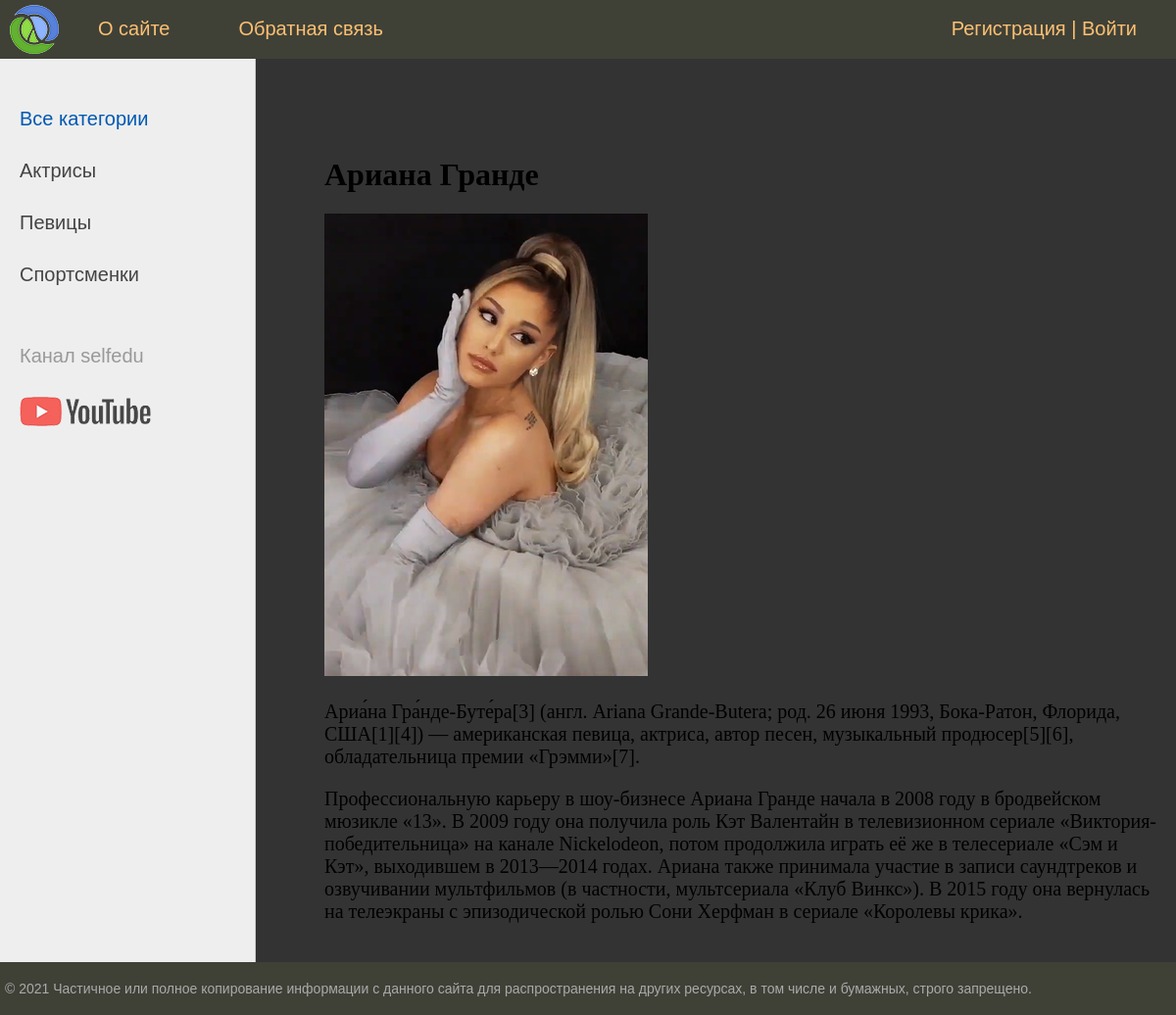
The app's page /post/ariana-grande/ with its own data.
### women/models.py (models this page shows, shortened)
class Category(models.Model):
    name = models.CharField(max_length=100, db_index=True, verbose_name="Категория")
    slug = models.SlugField(max_length=255, unique=True, db_index=True, verbose_name="URL")
    def get_absolute_url(self):
        return reverse("category", kwargs={"cat_slug": self.slug})
    class Meta:
        verbose_name = "Категория"
        verbose_name_plural = "Категории"

class Women(models.Model):
    title = models.CharField(max_length=255, verbose_name="Заголовок")
    slug = models.SlugField(max_length=255, unique=True, db_index=True, verbose_name="URL")
    content = models.TextField(blank=True, verbose_name="Содержание")
    photo = models.ImageField(upload_to="photos/%Y/%m/%d/", verbose_name="Фото")
    time_create = models.DateTimeField(auto_now_add=True, verbose_name="Время создания")
    time_update = models.DateTimeField(auto_now=True, verbose_name="Время обновления")
    is_published = models.BooleanField(default=True, verbose_name="Факт Публикации")
    cat = models.ForeignKey("Category", on_delete=models.PROTECT)  # PROTECT - удаление запрещено.
    def __str__(self):
        return self.title
    class Meta:
        verbose_name = "Известные женщины"
        verbose_name_plural = "Известные женщины"
        ordering = ["id"]

### women/views.py (the view)
# urls.py: path("post/<slug:post_slug>/", ShowPost.as_view(), name="post"),
class ShowPost(DataMixin, DetailView):
    model = Women
    template_name = "women/post.html"
    slug_url_kwarg = "post_slug"  # Имя аргумента, который берётся из urls.py как <slug:post_slug>.
    context_object_name = "post"
    def get_context_data(self, *, object_list=None, **kwargs):
        context = super().get_context_data(**kwargs)
        c_def = self.get_user_context(title=context["post"])
        for key, val in c_def.items():
            context[key] = val
        return context

### women/utils.py (called while the page is built)
    def get_user_context(self, **kwargs):
        context = kwargs
        cats = Category.objects.annotate(Count("women"))
        user_menu = menu.copy()
        if not self.request.user.is_authenticated:
            user_menu.pop(1)
        context["menu"] = user_menu
        context["cats"] = cats
        if "cat_selected" not in context:
            context["cat_selected"] = 0
        return context

### women/templates/women/post.html
{% extends 'women/base.html' %}
{% block content %}
<h1>{{title}}</h1>
{% if post.photo %}
<p><img class="img-article left" src="{{post.photo.url}}"></p>
{% endif %}
{{post.content|linebreaks }}
{% endblock %}

### women/templates/women/base.html (shortened to what this page needs)
{% load static %}
<!DOCTYPE html>
<html>
<head>
    <link type="text/css" href="{% static 'women/css/styles.css' %}" rel="stylesheet"/>
</head>
<body>
<table class="table-page" border=0 cellpadding="0" cellspacing="0">
    <tr>
        <td valign=top>
            {% block mainmenu %}
            <div class="header">
                <ul id="mainmenu" class="mainmenu">
                    <li class="logo"><a href="{% url 'home' %}">
                        <div class="logo"></div>
                    </a></li>
                    {% for m in menu %}
                    {% if not forloop.last %}
                    <li><a href="{% url m.url_name %}">{{m.title}}</a></li>
                    {% endif %}
                    {% endfor %}
                    {% if request.user.is_authenticated %}
                    <li class="last">{{ user.username }} | <a href="{% url 'logout' %}">Выйти</a>
                    </li>
                    {%else%}
                    <li class="last">
                        <a href="{% url 'register' %}">Регистрация</a> | <a href="{% url 'login'%}">Войти</a>
                    </li>
                    {% endif %}
                </ul>
            </div>
            {% endblock mainmenu %}
            <table class="table-content" border=0 cellpadding="0" cellspacing="0">
                <tr>
                    <td valign="top" class="left-chapters">
                        <ul id="leftchapters">
                            {% if cat_selected == 0 %}
                            <li class="selected">Все категории</li>
                            {% else %}
                            <li><a href="{% url 'home' %}">Все категории</a></li>
                            {% endif %}
                            {% for c in cats %}
                            {% if c.women__count > 0 %}
                            {% if c.pk == cat_selected %}
                            <li class="selected">{{c.name}}</li>
                            {% else %}
                            <li><a href="{{ c.get_absolute_url }}">{{c.name}}</a></li>
                            {% endif %}
                            {%endif%}
                            {% endfor %}
                            <li class="share">
                                <p>Канал selfedu</p>
                                <a class="share-yt"
                                   href="https://www.youtube.com/channel/UClJzWfGWuGJL2t-3dYKcHTA/playlists"
                                   target="_blank" rel="nofollow"></a>
                            </li>
                        </ul>
                    </td>
                    <td valign="top" class="content">
                        <div class="content-text">
                            {% block content %}
                            {% endblock %}
                        </div>
                    </td>
                </tr>
            </table>
        </td>
    </tr>
    <tr>
        <td valign=top>
            <div id="footer">
                <p>&copy; 2021 Частичное или полное копирование информации с данного сайта для
                    распространения на других ресурсах, в том числе и бумажных, строго запрещено.</p>
            </div>
        </td>
    </tr>
</table>
</body>
</html>

### women/static/women/css/styles.css (style rules this page uses)
html, body { font-family: 'Arial'; background-color: #333333; margin: 0; padding: 0; height: 100%; width: 100%; color: #444; }
a { color: #0059b2; text-decoration: none; }
img { max-width: 600px; height: auto; }
.table-page { width: 100%; height: 100%; vertical-align: top; }
.table-page tr { height: 100%; }
.header { background: #3F4137; height: 60px; }
.logo { background: url('../images/logo.png') no-repeat 10px 5px; width: 70px; height: 60px; }
ul.mainmenu { list-style: none; margin: 0; padding: 0; height: 60px; color: #fdc073; font-size: 20px; overflow: hidden; }
ul.mainmenu li { float: left; margin: 18px 40px 0 30px; }
ul.mainmenu li.logo { margin: 0; }
ul.mainmenu li.last { float: right; }
ul.mainmenu li a { color: #fdc073; text-decoration: none; }
.table-content { width: 100%; min-height: 100%; height: 100%; }
.left-chapters { margin: 0; background: #eee; border-right: 1px solid #ccc; min-height: 100%; }
.left-chapters ul { width: 230px; min-height: 100%; margin: 0; padding: 20px 10px 10px 20px; list-style: none; font-size: 20px; }
.left-chapters ul li { margin: 30px 0 0 0; color: #999; }
.left-chapters ul li.selected { color: #0059b2; }
.left-chapters ul li a { color: #444; text-decoration: none; }
.left-chapters ul li.share { margin: 60px 0 0 0; }
.left-chapters ul li.share p { margin: 30px 0 30px 0; }
.left-chapters ul li.share a { display: inline-block; width: 40px; height: 40px; margin: 0 20px 0 0; }
.left-chapters ul li.share a.share-yt { width: 100%; height: 30px; background: url('../images/share_yt.png') no-repeat 0 0 }
.content { padding: 40px 20px 20px 40px; width: 100%; box-sizing: border-box; }
.content-text { margin: 60px 0 0 30px; color: #000; font-size: 20px; font-family: Yandex Sans Display Light; }
.content-text h1 { font-size: 32px; }
#footer { box-sizing: border-box; background: #3F4137; padding: 5px; color: #aaa; font-size: 14px; font-family: Verdana, Geneva, Arial, Helvetica; text-align: left; overflow: hidden; }

### records on screen
Category: name "Актрисы"
Category: name "Певицы"
Category: name "Спортсменки"
Women: title "Ариана Гранде", photo (picture), content "Ариа́на Гра́нде-Буте́ра[3] (англ. Ariana Grande-Butera; род. 26 июня 1993, Бока-Ратон, Флорида, США[1][4]) — американская певица, актриса, автор песен, музыкальный продюсер[5][6], обладательница премии «Грэмми»[7]. Профессиональную карьеру в шоу-бизнесе Ариана Гранде начала в 2008 году в бродвейском мюзикле «13». В 2009 году она получила роль Кэт Валентайн в телевизионном сериале «Виктория-победительница» на канале Nickelodeon, потом продолжила играть её же в телесериале «Сэм и Кэт», выходившем в 2013—2014 годах. Ариана также принимала участие в записи саундтреков и озвучивании мультфильмов (в частности, мультсериала «Клуб Винкс»). В 2015 году она вернулась на телеэкраны с эпизодической…"

### other values on screen
{{ m.title }} "О сайте" "Обратная связь"
